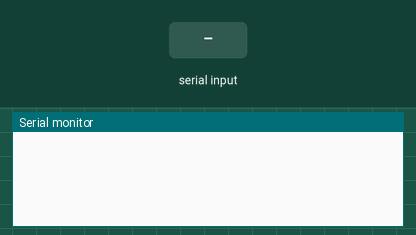
Simulated run of this sketch. Board: Arduino Uno, built with avr-gcc and run on an emulated ATmega328P. Parts: the last lines printed to the serial monitor. The inputs (shaded band) are chosen by the test bench.

Above: at 1.2 s.
1.3 s: "MOVE_X\n" received over Serial
At 1.9 s:
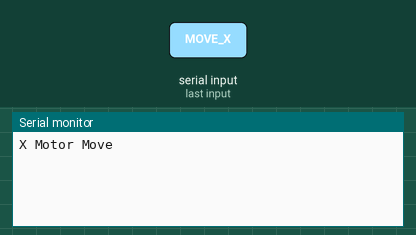
2.8 s: "GRIP_CLOSE\n" received over Serial
At 3.1 s:
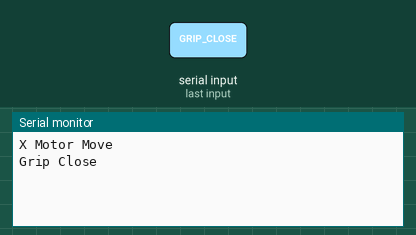

Measured:
- after the input at 1.3 s, the serial monitor: prints a new line at once (image 1)
- after the input at 2.8 s, the serial monitor: prints a new line at once (image 2)

The sketch:

arduino_serial_test.ino
```cpp
String command = "";

void setup() {
  Serial.begin(9600);
}

void loop() {
  if (Serial.available()) {
    command = Serial.readStringUntil('\n');

    if (command == "MOVE_X") {
      Serial.println("X Motor Move");
    }

    if (command == "GRIP_CLOSE") {
      Serial.println("Grip Close");
    }
  }
}
```
